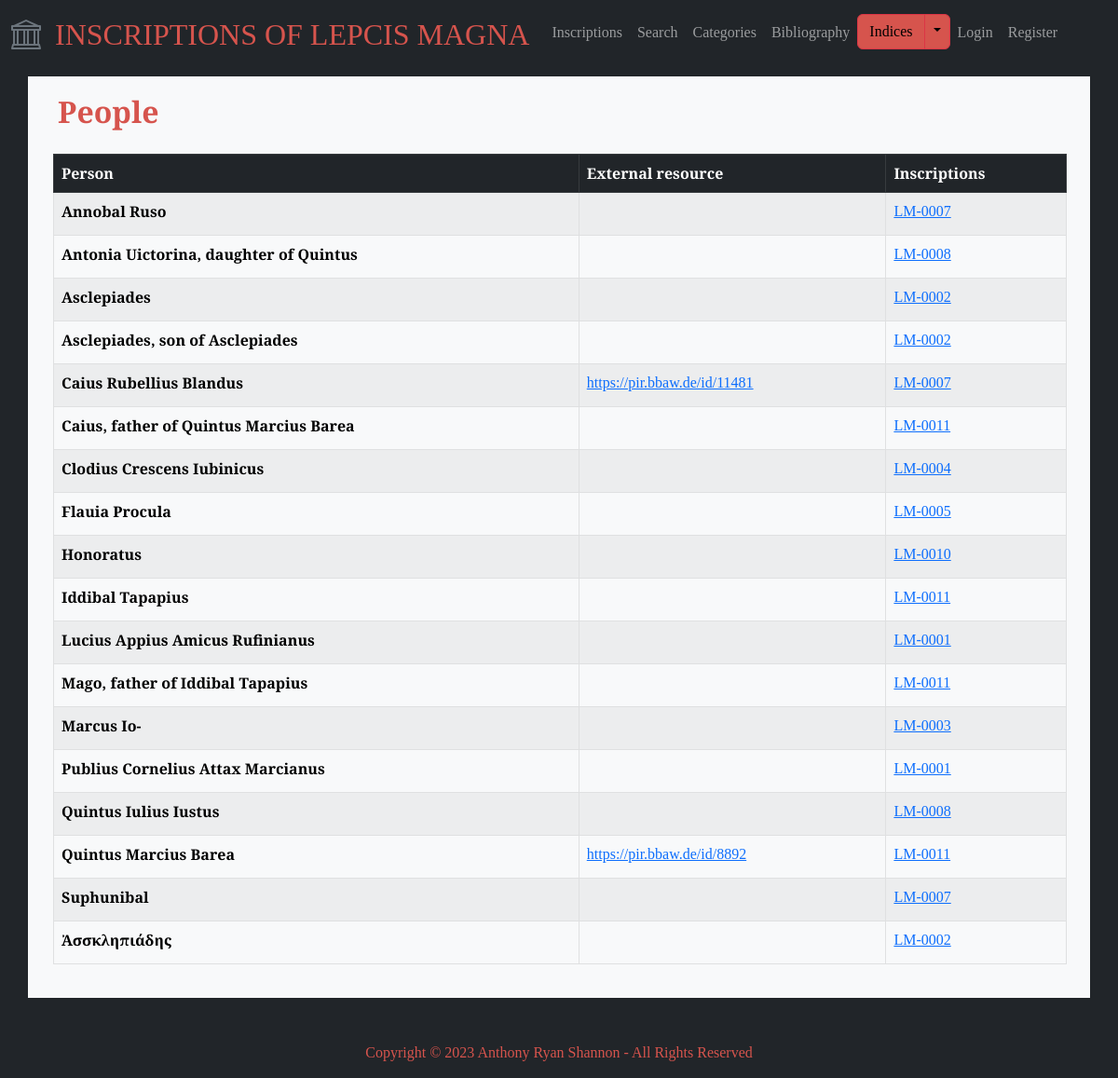
Screenshot of /people with the database file from the repository.
### lepcismagna/models.py (models this page shows, shortened)
class Person(models.Model):
    class Meta:
        verbose_name_plural = 'people'
    person = models.CharField(max_length=100, blank=True)
    external_resource = models.CharField(max_length=255, blank=True)
    inscriptions = models.ManyToManyField('Inscription', blank=True)

class Inscription(models.Model):
    entry_creation_time = models.DateTimeField(auto_now_add=True)
    entry_creator = models.ForeignKey(User, on_delete=models.CASCADE, blank=True, null=True)
    is_validated = models.BooleanField(default=False)
    inscription_id = models.CharField(max_length=20, blank=True)
    title = models.CharField(max_length=100, blank=True)
    description = models.TextField(blank=True)
    materials = models.ManyToManyField('Material', blank=True, related_name='materials')
    object_types = models.ManyToManyField('ObjectType', blank=True, related_name='object_types')
    text = models.TextField(blank=True)
    techniques = models.ManyToManyField('Technique', blank=True, related_name='techniques')
    letters = models.TextField(blank=True)
    languages = models.ManyToManyField('Language', blank=True, related_name='languages')
    date = models.CharField(max_length=100)
    findspot_description = models.TextField(blank=True)
    associated_inscriptions = models.ManyToManyField('self', blank=True)
    original_location = models.CharField(max_length=255)
    last_recorded_location = models.CharField(max_length=255)
    repositories = models.ManyToManyField('Repository', blank=True, related_name='repositories')
    categories = models.ManyToManyField('Category', blank=True, related_name='categories')
    transcription_interpretive = models.TextField(blank=True)
    transcription_diplomatic = models.TextField(blank=True)
    transcription_appcrit = models.TextField(blank=True)
    translation_english = models.TextField(blank=True)
    commentary = models.TextField(blank=True)
    epigraphic_references = models.ManyToManyField('EpigraphicReference', blank=True, related_name='epigraphic_references')
    bibliography_text = models.TextField(blank=True)
    bibliography_entries = models.ManyToManyField('Bibliography', blank=True, related_name='bibliography_entries')
    images = models.ManyToManyField('Image', blank=True, related_name='images')
    abbreviations = models.ManyToManyField('Abbreviation', blank=True, related_name='abbreviations')
    age_at_death = models.ManyToManyField('AgeAtDeath', blank=True, related_name='age_at_death')
    divine_sacred_beings = models.ManyToManyField('DivineSacredBeing', blank=True, related_name='divine_sacred_beings')
    emperors_imperial_family = models.ManyToManyField('EmperorImperialFamily', blank=True, related_name='emperors_imperial_family')
    erasures = models.ManyToManyField('Erasure', blank=True, related_name='erasures')
    findspots = models.ManyToManyField('Findspot', blank=True, related_name='findspots')
    fragments = models.ManyToManyField('Fragment', blank=True, related_name='fragments')
    organizations = models.ManyToManyField('Organization', blank=True, related_name='organizations')
    people = models.ManyToManyField('Person', blank=True, related_name='people')
    personal_names = models.ManyToManyField('PersonalName', blank=True, related_name='personal_names')
    place_names = models.ManyToManyField('PlaceName', blank=True, related_name='place_names')
    symbols = models.ManyToManyField('Symbol', blank=True, related_name='symbols')
    words = models.ManyToManyField('Word', blank=True, related_name='words')

### lepcismagna/views.py (the view)
# urls.py: path("people", views.people, name="people"),
def people(request):
    people = Person.objects.all()
    return render(request, "lepcismagna/people.html", {"people": people})

### lepcismagna/templates/lepcismagna/people.html
{% extends "lepcismagna/layout.html" %} {% block body %}
<div class="index-header">
  <h2>People</h2>
</div>
<table class="table table-striped table-hover table-bordered">
  <thead class="table-dark">
    <tr>
      <th scope="col">Person</th>
      <th scope="col">External resource</th>
      <th scope="col">Inscriptions</th>
    </tr>
  </thead>
  <tbody class="table-light">
    {% for person in people %}
    {% if person.inscriptions.all %}
    <tr>
      <th scope="row">{{ person.person }}</th>
      <td><a href="{{ person.external_resource }}">{{ person.external_resource }}</a></td>
      <td>
        <ul id="index-inscription-list">
          {% for inscription in person.inscriptions.all %}
          <li class="inscription-list-item">
            <a href="{% url 'inscription_detail' inscription.inscription_id|default:'No inscription ID' %}">
              {{ inscription.inscription_id }}
            </a>
          </li>
          {% endfor %}
        </ul>
      </td>
    </tr>
    {% endif %}
    {% endfor %}
  </tbody>
</table>
{% endblock %}

### lepcismagna/static/lepcismagna/styles.css (style rules this page uses)
body { font-family: "EB Garamond", serif; font-style: normal; font-variant: normal; }
h2 { color: #d6544d; font-size: 32px; font-weight: 700; line-height: 35px; padding: 10px; }
li:not(last-child) { margin-bottom: 5px; }
.index-header { padding: 10px; }
.inscription-list-item { display: inline-block; margin-right: 10px; }
.table { margin-left: 15px; width: 97.5%; }
#inscriptions-list, #index-inscription-list, #category-items, #dossier-list { list-style: none; padding-left: 0; margin: 0; }

### rows the page displays
Person: person "Publius Cornelius Attax Marcianus"
Inscription: inscription_id "LM-0001"
Person: person "Lucius Appius Amicus Rufinianus"
Person: person "Asclepiades"
Inscription: inscription_id "LM-0002"
Person: person "Asclepiades, son of Asclepiades"
Person: person "Ἀσσκληπιάδης"
Person: person "Marcus Io-"
Inscription: inscription_id "LM-0003"
Person: person "Clodius Crescens Iubinicus"
Inscription: inscription_id "LM-0004"
Person: person "Flauia Procula"
Inscription: inscription_id "LM-0005"
Person: person "Annobal Ruso"
Inscription: inscription_id "LM-0007"
Person: person "Caius Rubellius Blandus", external_resource "https://pir.bbaw.de/id/11481"
Person: person "Suphunibal"
Person: person "Antonia Uictorina, daughter of Quintus"
Inscription: inscription_id "LM-0008"
Person: person "Quintus Iulius Iustus"
Person: person "Honoratus"
Inscription: inscription_id "LM-0010"
Person: person "Quintus Marcius Barea", external_resource "https://pir.bbaw.de/id/8892"
Inscription: inscription_id "LM-0011"
Person: person "Caius, father of Quintus Marcius Barea"
Person: person "Iddibal Tapapius"
Person: person "Mago, father of Iddibal Tapapius"
